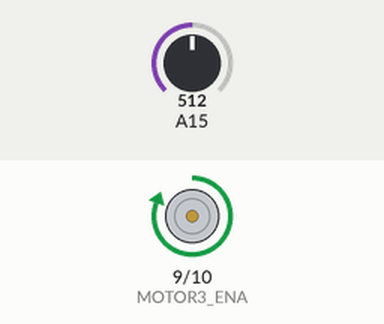
The sketch below on a simulated Arduino Mega 2560, built with avr-gcc and run on an emulated ATmega2560. On the bench: motor-driver pin pairs drawn as motors (green arrow = first pin HIGH = forward, orange = second pin HIGH = backward, longer = more drive, scaled by the enable pin). Inputs (shaded band) come from the test bench; at power-on: A15 = 512. What the sketch prints to the serial monitor is not drawn.

Above: at 1.2 s.
1.3 s: A15 set to 433
2.8 s: A15 set to 411
4.3 s: A15 set to 385
5.8 s: A15 set to 364
7.3 s: A15 set to 306
At 8.6 s:
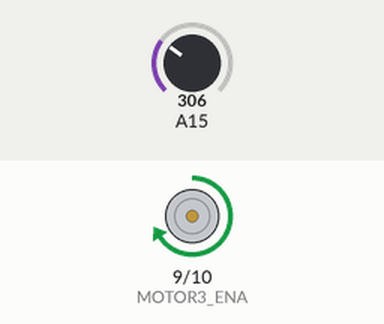
8.9 s: A15 set to 122
At 9.8 s:
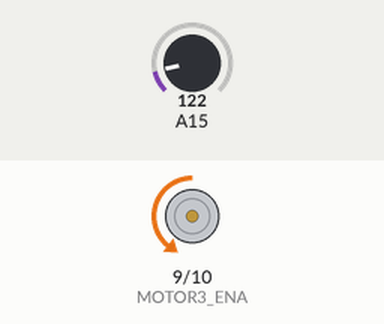
Timing chart, 0 to 11.4 s (numbered marks = the images above; inputs shaded):
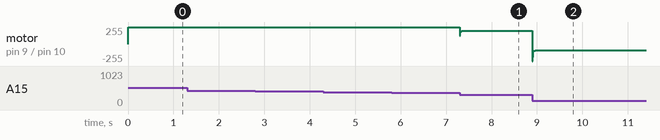

The sketch:

steer_PID.ino
```cpp
#define alpha 0.37
#define max_val 1100//880
#define min_val 70//80
#include <MsTimer2.h>
#define MOTOR3_PWM 8
#define MOTOR3_ENA 9
#define MOTOR3_ENB 10

float old_avg = 0.0; // Xavg(k-1)
float avg     = 0.0; // Xvag(k)
int ad_value = 0;
//int Motor_Pwm = 30; //
int Steering_Angle = 180;
float Kp = 1.5;
float Ki = 0.1;
float Kd = 3.0; //PID 상수 설정, 실험에 따라 정해야 함 중요!
double error, error_old;
double error_s, error_d;
int pwm_output = 0;
////////////////
#define No_Calibration_Point 11
#define VALUE -2

struct
{
  double X[No_Calibration_Point];
  double Y[No_Calibration_Point];
}cal_data;

int i;
double y;
////////////////

void Timer_ISR(void){
  ad_value = analogRead(A15); // Pin 지정 540
 // ad_value = 160;
  avg = alpha * old_avg + (1.0 - alpha)*ad_value;
  linear_mapping(avg);
  old_avg = avg;
  PID_Control();
  Protect_steer();
 // ad_value = ad_value + 1;

}
void Protect_steer(){
  if(max_val < avg) pwm_output = 0;
  else if(min_val > avg) pwm_output = 0;
  steer_motor_control(pwm_output);
}
void PID_Control()
{
  error = Steering_Angle - avg ;
  error_s += error;
  error_d = error - error_old;
  error_s = (error_s >=  100) ?  100 : error_s;
  error_s = (error_s <= -100) ? -100 : error_s;

  pwm_output = Kp * error + Kd * error_d + Ki * error_s;
  pwm_output = (pwm_output >=  255) ?  255 : pwm_output;
  pwm_output = (pwm_output <= -255) ? -255 : pwm_output;

  if (fabs(error) <= 1.2)
  {
    steer_motor_control(0);
    error_s = 0;
  }
  else          steer_motor_control(pwm_output);
  error_old = error;
}
void steer_motor_control(int motor_pwm)
{
  if( (avg>= max_val  ) || (avg <= min_val  ) )
  {

    // Serial.println("HH");
     digitalWrite(MOTOR3_ENA, LOW);
     digitalWrite(MOTOR3_ENB, LOW);
     analogWrite(MOTOR3_PWM, 0);
     return;
  }

  if (motor_pwm > 0) // forward
  {
    digitalWrite(MOTOR3_ENA, LOW);
    digitalWrite(MOTOR3_ENB, HIGH);
    analogWrite(MOTOR3_PWM, motor_pwm);
  }
  else if (motor_pwm < 0) // backward
  {
    digitalWrite(MOTOR3_ENA, HIGH);
    digitalWrite(MOTOR3_ENB, LOW);
    analogWrite(MOTOR3_PWM, -motor_pwm);
  }
  else // stop
  {
    digitalWrite(MOTOR3_ENA, LOW);
    digitalWrite(MOTOR3_ENB, LOW);
    analogWrite(MOTOR3_PWM, 0);
  }
}
void setup() {
  // put your setup code here, to run once:
  Serial.begin(115200);
  MsTimer2::set(10,Timer_ISR);
  MsTimer2::start();
   //Steer
  pinMode(MOTOR3_PWM, OUTPUT);
  pinMode(MOTOR3_ENA, OUTPUT);  // L298 motor control direction
  pinMode(MOTOR3_ENB, OUTPUT);  // L298 motor control PWM

  cal_data = {
    {100.0, 180.0, 260.0, 340.0, 420.0, 500.0, 580.0, 660.0, 740.0, 820.0, 900.0},
    {-14.9, -11.3 ,-7.9, -5.4, -2.4, 1.3, 4.3, 7.9, 11.5, 15.0, 18.4} // 15, 18.7
  };

}

double linear_mapping(double x)
{
  double x1 = cal_data.X[i];
  double x2 = cal_data.X[i + 1];
  double y1 = cal_data.Y[i];
  double y2 = cal_data.Y[i + 1];

  for (int j = 0; j < No_Calibration_Point-1; j++) {
    if (x < cal_data.X[0])    i = 0;
    else if (x >= cal_data.X[j] && x < cal_data.X[j + 1]) i = j;
    else i = No_Calibration_Point-2;
  }
  return y = y1 + (x - x1) * ((y2 - y1) / (x2 - x1));
}


void loop() {
  // put your main code here, to run repeatedly:


  /*avg = alpha * old_avg + (1.0 - alpha)*ad_value;
  old_avg = avg;
*/
  Serial.print("avg = ");Serial.print(avg);Serial.print(" ");
  Serial.print("pwm_output = ");Serial.println(pwm_output);
  Serial.print("Angle = "); Serial.println(y);
}

/*void steering_control( avg ){


  y = linear_mapping(VALUE);

  Serial.print("Angle = ");
  Serial.println(y);
  //printf("%lf \n", y);

  return y;
}*/
```

Measured:
- after the input at 7.3 s, motor on pin 9 (MOTOR3_ENA) / pin 10 (MOTOR3_ENB): forward 255/255 → forward 198/255 at once, → forward 199/255 0.16 s later
- after the input at 8.9 s, motor on pin 9 (MOTOR3_ENA) / pin 10 (MOTOR3_ENB): forward 199/255 → backward 97/255 at once
